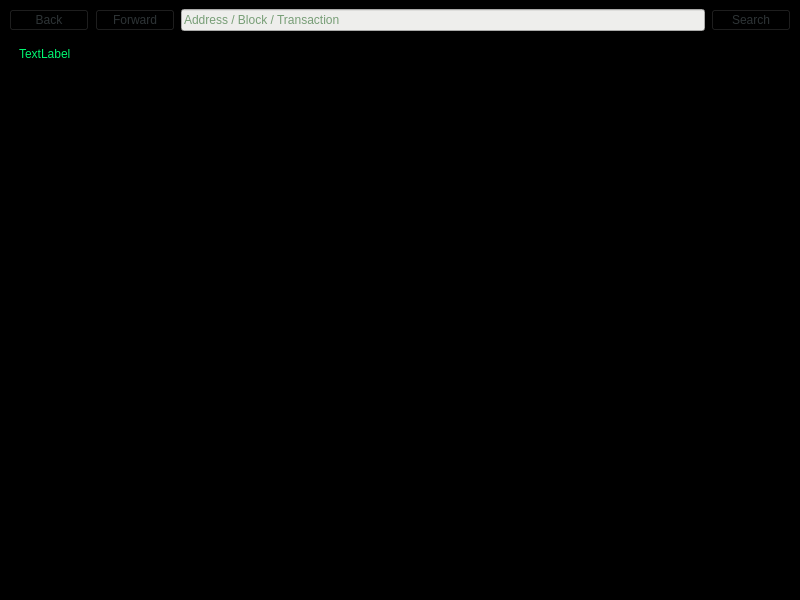
<?xml version="1.0" encoding="UTF-8"?>
<ui version="4.0">
 <class>BlockExplorer</class>
 <widget class="QMainWindow" name="BlockExplorer">
  <property name="geometry">
   <rect>
    <x>0</x>
    <y>0</y>
    <width>800</width>
    <height>600</height>
   </rect>
  </property>
  <property name="windowTitle">
   <string>Blockchain Explorer</string>
  </property>
  <property name="styleSheet">
   <string notr="true">background-color: rgb(0, 0, 0);
color: rgb(1, 248, 113);</string>
  </property>
  <widget class="QWidget" name="centralwidget">
   <property name="styleSheet">
    <string notr="true"/>
   </property>
   <layout class="QVBoxLayout" name="verticalLayout">
    <item>
     <layout class="QHBoxLayout" name="horizontalLayout">
      <property name="sizeConstraint">
       <enum>QLayout::SetMinimumSize</enum>
      </property>
      <item>
       <widget class="QPushButton" name="back">
        <property name="styleSheet">
         <string notr="true">color: rgb(46, 52, 54);</string>
        </property>
        <property name="text">
         <string>Back</string>
        </property>
        <property name="icon">
         <iconset>
          <normaloff>:/icons/back</normaloff>:/icons/back</iconset>
        </property>
        <property name="flat">
         <bool>false</bool>
        </property>
       </widget>
      </item>
      <item>
       <widget class="QPushButton" name="forward">
        <property name="styleSheet">
         <string notr="true">color: rgb(46, 52, 54);</string>
        </property>
        <property name="text">
         <string>Forward</string>
        </property>
        <property name="icon">
         <iconset>
          <normaloff>:/icons/forward</normaloff>:/icons/forward</iconset>
        </property>
       </widget>
      </item>
      <item>
       <widget class="QLineEdit" name="searchBox">
        <property name="sizePolicy">
         <sizepolicy hsizetype="Expanding" vsizetype="Fixed">
          <horstretch>5</horstretch>
          <verstretch>0</verstretch>
         </sizepolicy>
        </property>
        <property name="minimumSize">
         <size>
          <width>0</width>
          <height>0</height>
         </size>
        </property>
        <property name="styleSheet">
         <string notr="true">background-color: rgb(238, 238, 236);color: rgb(0, 77, 0);</string>
        </property>
        <property name="inputMask">
         <string/>
        </property>
        <property name="text">
         <string/>
        </property>
        <property name="placeholderText">
         <string>Address / Block / Transaction</string>
        </property>
       </widget>
      </item>
      <item>
       <widget class="QPushButton" name="pushSearch">
        <property name="sizePolicy">
         <sizepolicy hsizetype="Minimum" vsizetype="Fixed">
          <horstretch>0</horstretch>
          <verstretch>0</verstretch>
         </sizepolicy>
        </property>
        <property name="minimumSize">
         <size>
          <width>0</width>
          <height>0</height>
         </size>
        </property>
        <property name="maximumSize">
         <size>
          <width>16777215</width>
          <height>16777215</height>
         </size>
        </property>
        <property name="styleSheet">
         <string notr="true">color: rgb(46, 52, 54);</string>
        </property>
        <property name="text">
         <string>Search</string>
        </property>
        <property name="autoDefault">
         <bool>false</bool>
        </property>
        <property name="default">
         <bool>false</bool>
        </property>
        <property name="flat">
         <bool>false</bool>
        </property>
       </widget>
      </item>
     </layout>
    </item>
    <item>
     <widget class="QScrollArea" name="scrollArea">
      <property name="styleSheet">
       <string notr="true">background-color: rgb(0, 0, 0);
color: rgb(1, 248, 113);</string>
      </property>
      <property name="widgetResizable">
       <bool>true</bool>
      </property>
      <widget class="QWidget" name="scrollAreaWidgetContents">
       <property name="geometry">
        <rect>
         <x>0</x>
         <y>0</y>
         <width>780</width>
         <height>503</height>
        </rect>
       </property>
       <layout class="QHBoxLayout" name="horizontalLayout_2">
        <item>
         <widget class="QLabel" name="content">
          <property name="sizePolicy">
           <sizepolicy hsizetype="Preferred" vsizetype="Expanding">
            <horstretch>0</horstretch>
            <verstretch>0</verstretch>
           </sizepolicy>
          </property>
          <property name="text">
           <string>TextLabel</string>
          </property>
          <property name="textFormat">
           <enum>Qt::RichText</enum>
          </property>
          <property name="alignment">
           <set>Qt::AlignLeading|Qt::AlignLeft|Qt::AlignTop</set>
          </property>
          <property name="textInteractionFlags">
           <set>Qt::LinksAccessibleByMouse|Qt::TextSelectableByMouse</set>
          </property>
         </widget>
        </item>
       </layout>
      </widget>
     </widget>
    </item>
   </layout>
  </widget>
  <widget class="QMenuBar" name="menubar">
   <property name="geometry">
    <rect>
     <x>0</x>
     <y>0</y>
     <width>800</width>
     <height>22</height>
    </rect>
   </property>
  </widget>
  <widget class="QStatusBar" name="statusbar"/>
 </widget>
 <resources>
  <include location="../XVGDG.qrc"/>
 </resources>
 <connections/>
</ui>
